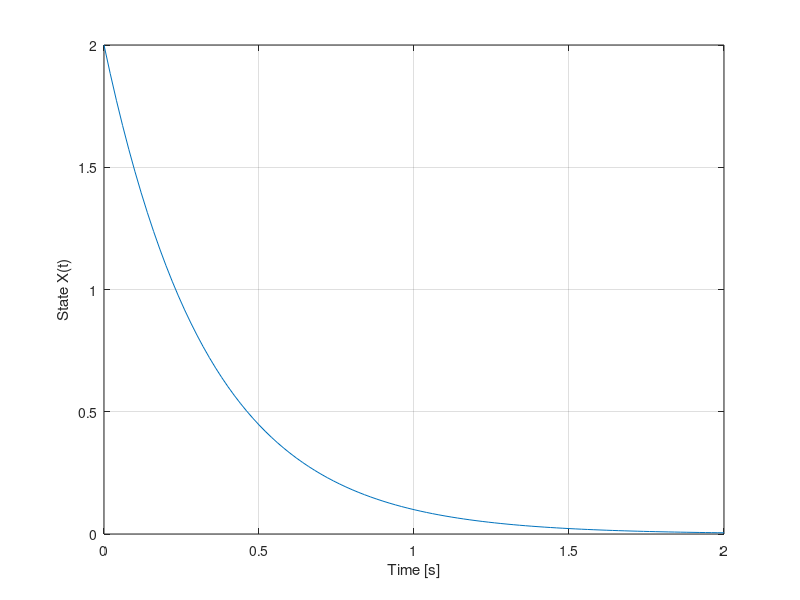
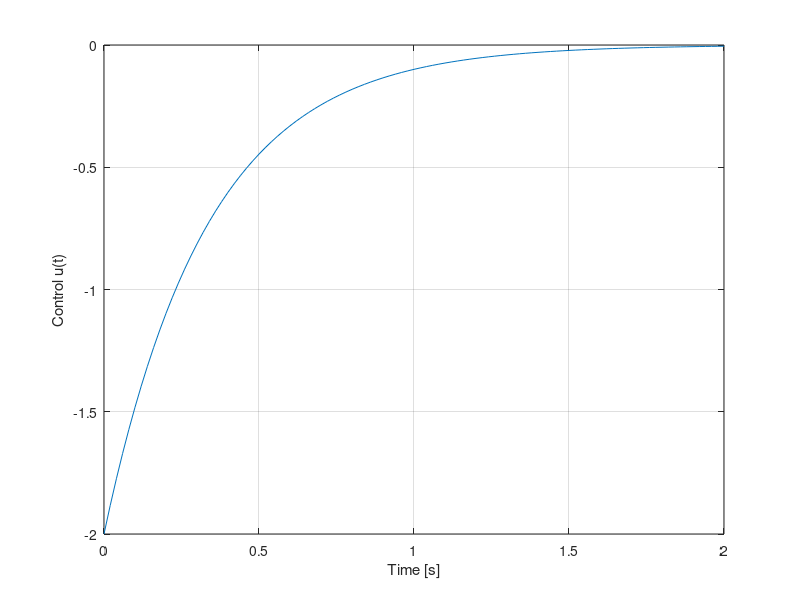

MATLAB code to generate these figures, in order:
%% Example LQR infinte horizon problem
% Consider a cart of mass m and linear viscous coefficient d, which is
% acted by a control force F. Let us focus on the dynamics for the velocity
% v. From Newton's 2nd law, it follows that:
%		m*(dv/dt) = F - dv
% If we define x = v and u = F, then the above model can be repesented as
%		(dx/dt) = Ax + Bu
% where A = -d/m and B = 1/m. For the parameter values m = 1kg and b = 2
% Ns/m, we seek the optimal control law that minimises the following cost:
%		J(x_0, u) = integral[0, inf] (5x^2 + u^2) dt
global A B T h t
A=-2;
B=1;
%Control parameters
Q=5;
R=1;
%Solve the LQR OCP
[K,S,E] = lqr(A,B,Q,R);

% Simulation - Able to compare with MCM

%Simulation - NOT ABLE TO COMPARE THIS FORM WITH MCM
SYS=ss(A-B*K,0,1,h); %the Bcl, Ccl, Dcl are irrelevant
x0=2;
[Y,T,X] = initial(SYS,x0,t);
figure(1)
plot(T',X)
xlabel('Time [s]')
ylabel('State X(t)')
grid on
figure(2)
plot(T',-K*X')
xlabel('Time [s]')
ylabel('Control u(t)')
grid on